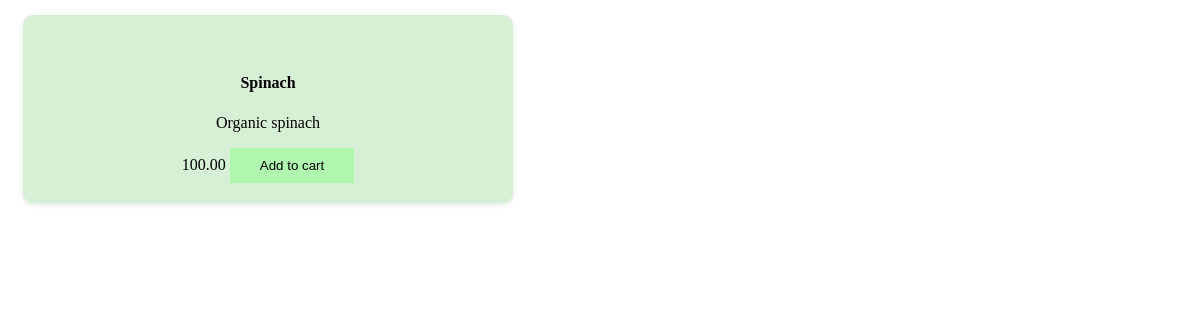
The app's page /inventory/products/1/, older data.
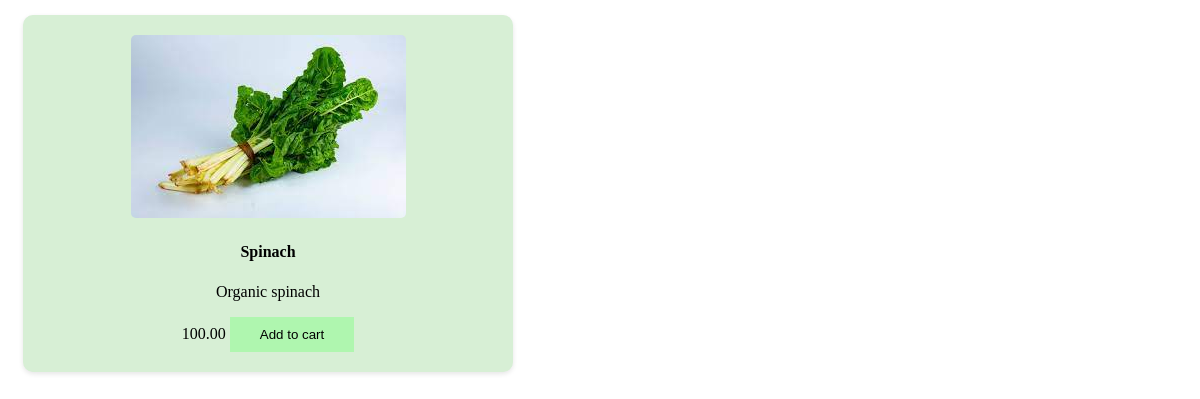
The same page, newer data.
### inventory/models.py (models this page shows, shortened)
class Product(models.Model):
 vendor = models.ForeignKey(Vendor, on_delete=models.CASCADE,null=True)
 name = models.CharField(max_length=32)
 description = models.TextField()
 image = models.ImageField(upload_to='media',null=True, blank=True)
 price = models.DecimalField(max_digits=10, decimal_places=2)
 stock = models.PositiveIntegerField()
 date_created = models.DateTimeField(auto_now_add=True)
 date_updated=models.DateTimeField(auto_now=True)

### inventory/views.py (the view)
# urls.py: path("products/<int:id>/",product_detail, name= "products_detail_view"),
def product_detail(request,id):
  product = Product.objects.get(id = id)
  return render(request,"inventory/product_detail.html", {"product":product})

### templates/inventory/product_detail.html (shortened to what this page needs)
<!DOCTYPE html>
<html>
    <head>
        {% load static %}
    </head>
    <body>
        <div class="main">
            <img src="{{ product.image.url }}"  alt="">
       <h4> {{product.name}}</h4>
       <p>{{product.description}}</p>
       <span>{{product.price}}</span>
       <a href=" {% url 'cart_product_view' %}"><button>Add to cart</button></a>
        </div>
    </body>
</html>

### templates/inventory/product_detail.html (style rules this page uses)
.main { background-color: #d7efd5; border-radius: 10px; box-shadow: 0 2px 5px rgba(0, 0, 0, 0.1); margin: 15px; padding: 20px; width: 450px; text-align: center; transition: transform 0.2s ease-in-out, box-shadow 0.2s ease-in-out; }
.main img { max-width: 100%; height: auto; border-radius: 5px; }
button { background-color: rgb(175, 246, 175); color: #000000; padding: 10px 30px; border: none; }

Row changes from the older to the newer data that the page shows:
changed Product "Spinach": image: picture added
